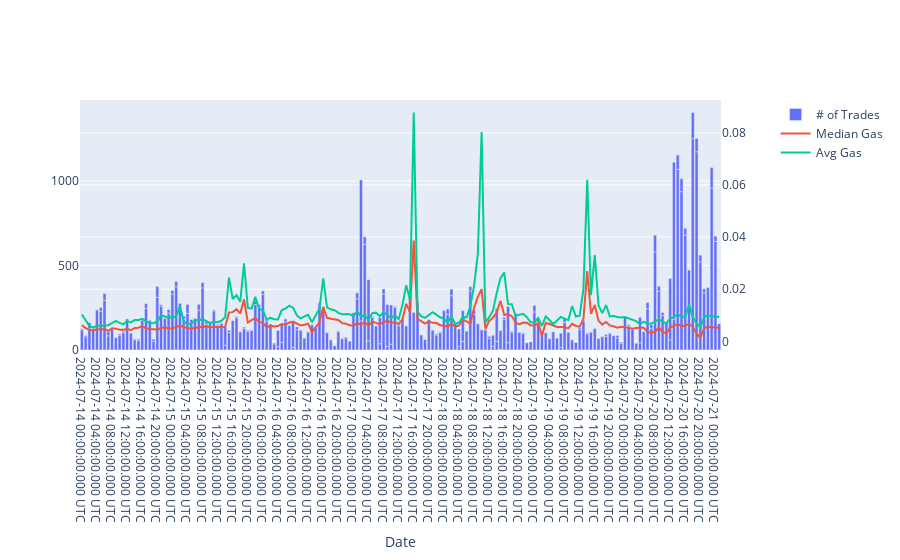

The cell this chart's notebook holds for it:
### Code cell
weth_zro_gas_fig = make_subplots(specs=[[{"secondary_y": True}]])

weth_zro_gas_fig.add_trace(
    go.Bar(
        x=weth_zro['day'],
        y=weth_zro['arbitrum_num_trades'],
        name='# of Trades'
    ),
    secondary_y=False
)

weth_zro_gas_fig.add_trace(
    go.Scatter(
        x=weth_zro['day'],
        y=weth_zro['arbitrum_median_gas_usd'],
        name='Median Gas',
        mode='lines'
    ),
    secondary_y=True
)

weth_zro_gas_fig.add_trace(
    go.Scatter(
        x=weth_zro['day'],
        y=weth_zro['arbitrum_gas_usd_per_tx'],
        name='Avg Gas',
        mode='lines'
    ),
    secondary_y=True
)

weth_zro_gas_fig.update_xaxes(title_text="Date")

weth_zro_gas_fig.show()

### Figure 1 — Plotly figure (JSON) as saved in the notebook; plotly's stock layout.template omitted (floating-point values rounded to 4 significant figures; data arrays with more than 128 entries replaced by an {"elided": "..."} marker saying what was removed)
{"data": [{"name": "# of Trades", "type": "bar", "x": {"elided": "315 str values"}, "xaxis": "x", "y": {"elided": "315 int values"}, "yaxis": "y"}, {"mode": "lines", "name": "Median Gas", "type": "scatter", "x": {"elided": "315 str values"}, "xaxis": "x", "y": {"elided": "315 float values"}, "yaxis": "y2"}, {"mode": "lines", "name": "Avg Gas", "type": "scatter", "x": {"elided": "315 str values"}, "xaxis": "x", "y": {"elided": "315 float values"}, "yaxis": "y2"}], "layout": {"xaxis": {"anchor": "y", "domain": [0, 0.94], "title": {"text": "Date"}}, "yaxis": {"anchor": "x", "domain": [0, 1]}, "yaxis2": {"anchor": "x", "overlaying": "y", "side": "right"}}}
